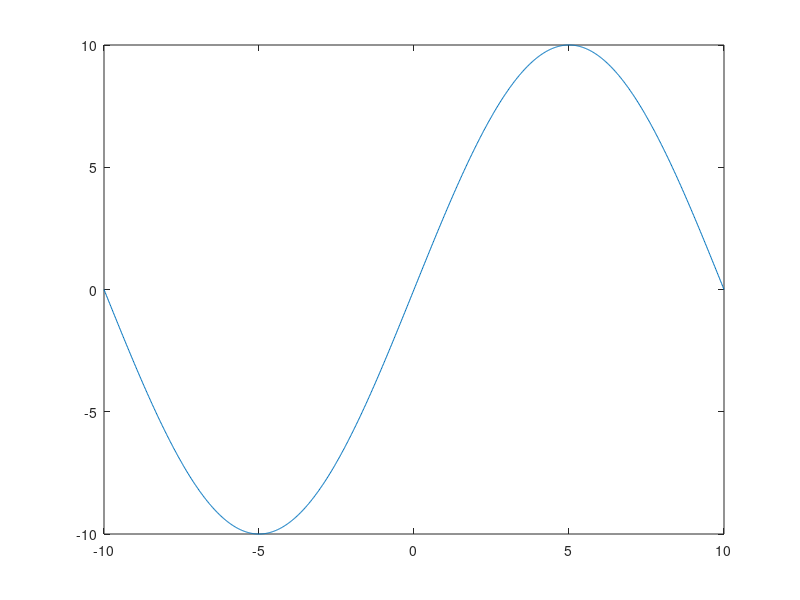

Reproduce this figure in MATLAB. (Note: this script raises an error after producing the figure.)
% Init
clear
clc
close all

% Params
T = 10; % Total time 
S = 1000; % Number of time steps
L = 10; % Length of the interval
N = 1000; % Number of spatial discretization points

% Periodic initial conditions
mu = 10;
lambda = 0.1;
x = -L:2*L/N:L;
u_0 = mu * sin((pi*x/L));
% u_0 = lambda./(2 * cosh(sqrt(lambda) * x * 2).^2);

% d1x_ = d1x(u_0,2*L/N)
% figure()
% plot(x, d1x_)
% d2x_ = d2x(u_0,2*L/N)
% figure()
% plot(x, d2x_)


% Plot initial condition
figure();
plot(x, u_0);

% Solve the Korteweg-De Vries equation
[t, x, u] = solve(u_0, L, T, S, N);

%%%%%%%%%%%%%%%%%%%%%%%%%%%%%%%%%%%%%%%%%%%%%%%%%%%%%%

function [t, x, u] = solve(u_0, L, T, S, N)

    % Spatial discretization
    h = 2*L/N;
    
    % Spatial vector
    x = -L:h:L;
    
    % Time-stepping
    [t, u] = ode45(@(t,u) F(u, t, h), 0:T/S:T, u_0);

    % Animate
    figure()
    for i=1:S
        plot(x,u(i,:), '.');
        drawnow;
        pause(0.001);
    end
    
end

% Korteweg-de Vries equation
function [F_u] = F(u, ~, h)

    F_u = - d1x(d2x(u, h) + 3*u.^2, h);
    
end

% Function for calculating d/dx
function [d1x] = d1x(y, h)
   
    N=length(y);
    d1x = zeros(N, 1);
    d1x(2:N-1) = (y(3:N) - y(1:N-2)) / 2*h;
    d1x(1) = (y(2) - y(N)) / 2*h;
    d1x(N) = (y(1) - y(N-1)) / 2*h;
    
end

% Function for calculating d^2/dx^2
function d2x = d2x(y, h)

    N=length(y);
    d2x = zeros(N, 1);
    d2x(2:N-1) = (-y(3:N) - 2*y(2:N-1) + y(1:N-2)) / h^2;
    d2x(1) = (-y(2) - 2*y(1) + y(N)) / h^2;
    d2x(N) = (-y(1) - 2*y(N) + y(N-1)) / h^2;
    
end